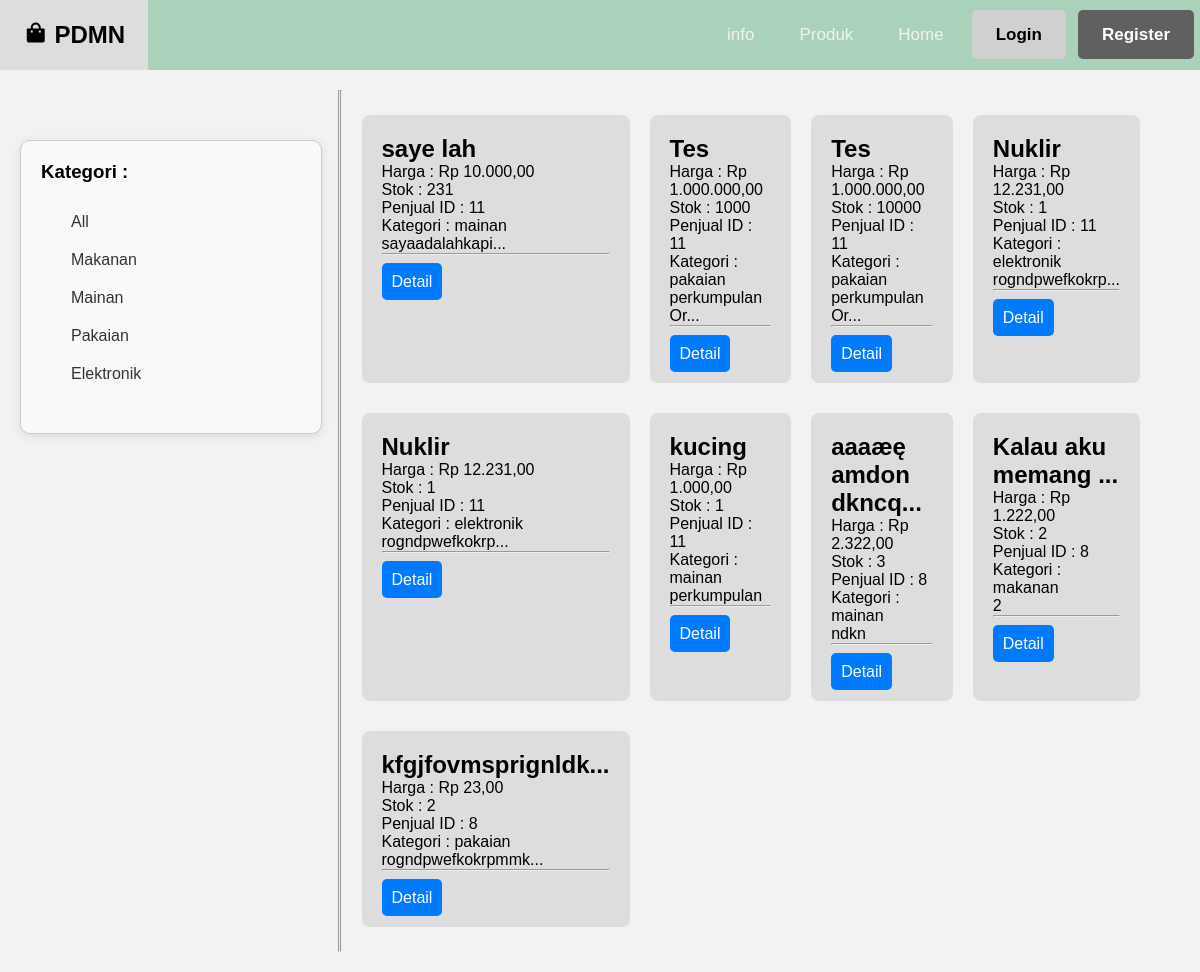
/index.php?url=produk, run on the app's committed database.
### tables this page shows
CREATE TABLE `produk` (
  `id` int(11) NOT NULL,
  `id_penjual` int(11) NOT NULL,
  `nama` text NOT NULL,
  `deskripsi` text DEFAULT NULL,
  `namaq` varchar(30) NOT NULL,
  `descq` varchar(30) NOT NULL,
  `harga` decimal(10,2) NOT NULL,
  `stok` int(11) NOT NULL,
  `kategori` enum('makanan','mainan','pakaian','elektronik') NOT NULL
);

### prodok.php (the view, shortened to what this page needs)
<hr>
<hr>
<main class="fcontainer">
    <?php
    $sql = "SELECT id, nama, harga, stok, id_penjual, deskripsi, kategori, namaq, descq FROM produk ORDER BY id DESC";
    $query = mysqli_query($koneksi, $sql);
    while ($data = mysqli_fetch_assoc($query)) {
        echo "
    <div class='fbox'>
        <div class='produk'>
            <h2>" . htmlspecialchars($data['namaq']) . "</h2>
            <p>Harga : Rp " . number_format($data['harga'], 2, ',', '.') . "</p>
            <p>Stok : " . htmlspecialchars($data['stok']) . "</p>
            <p>Penjual ID : " . htmlspecialchars($data['id_penjual']) . "</p>
                        <p>Kategori : " . htmlspecialchars($data['kategori']) . "</p>
            <p>" . htmlspecialchars($data['descq']) . "</p>
            <hr>
            <br>
            <a href='index.php?url=detail&id={$data['id']}' class='btn' style='text-decoration: none; margin-right:1rem;'>Detail</a>";
        echo '
        </div>
    </div>';
    }
    ?>
</main>

### style.css (style rules this page uses)
* { padding: 0; margin: 0; }
body { font-family: Arial, sans-serif; background-color: #f2f2f2; }
.fcontainer { display: grid; grid-template-columns: repeat( 4, 1fr ); gap: 20px; }
main { flex: 3; padding: 20px; margin-right: 20px; }
.fbox { background-color: #ddd; margin: 5px 0; padding: 20px; border-radius: 0.5rem; }
.btn { background-color: #007bff; color: white; padding: 10px; border: none; border-radius: 5px; cursor: pointer; font-size: 16px; }

### data on the page
produk: namaq "saye lah", harga "10.000,00", stok "231", id_penjual "11", kategori "mainan", descq "sayaadalahkapi..."
produk: namaq "Tes", harga "1.000.000,00", stok "1000", id_penjual "11", kategori "pakaian", descq "perkumpulan Or..."
produk: namaq "Tes", harga "1.000.000,00", stok "10000", id_penjual "11", kategori "pakaian", descq "perkumpulan Or..."
produk: namaq "Nuklir", harga "12.231,00", stok "1", id_penjual "11", kategori "elektronik", descq "rogndpwefkokrp..."
produk: namaq "Nuklir", harga "12.231,00", stok "1", id_penjual "11", kategori "elektronik", descq "rogndpwefkokrp..."
produk: namaq "kucing", harga "1.000,00", stok "1", id_penjual "11", kategori "mainan", descq "perkumpulan"
produk: namaq "aaaæę amdon dkncq...", harga "2.322,00", stok "3", id_penjual "8", kategori "mainan", descq "ndkn"
produk: namaq "Kalau aku memang ...", harga "1.222,00", stok "2", id_penjual "8", kategori "makanan", descq "2"
produk: namaq "kfgjfovmsprignldk...", harga "23,00", stok "2", id_penjual "8", kategori "pakaian", descq "rogndpwefkokrpmmk..."
